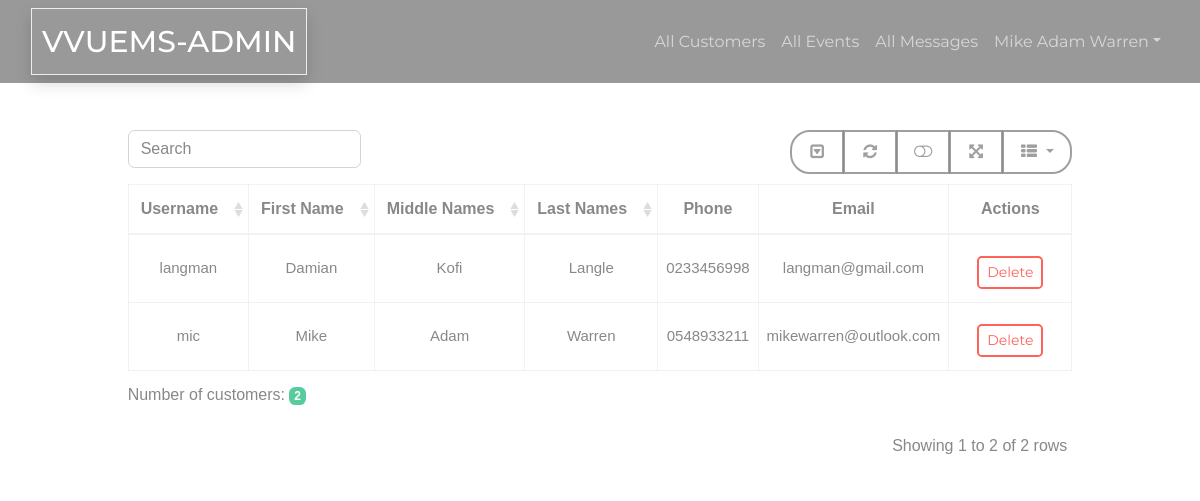
Page /admin_customers.php (signed in) on the committed database.
### tables this page shows
CREATE TABLE `customers` (
  `Username` varchar(10) NOT NULL,
  `Fname` varchar(11) NOT NULL,
  `Mname` varchar(11) NOT NULL,
  `Lname` varchar(11) NOT NULL,
  `Passwords` varchar(20) NOT NULL,
  `Phone` varchar(50) DEFAULT NULL,
  `Email` varchar(250) DEFAULT NULL
);

### require/admin_allCustomers.php (the view, shortened to what this page needs)
<thead style="font-size: 16px;">
    <tr>
        <th data-field="Username" data-filter-control="input" data-sortable="true">Username</th>
        <th data-field="Fname" data-filter-control="select" data-sortable="true">First Name</th>
        <th data-field="Mname" data-filter-control="select" data-sortable="true">Middle Names</th>
        <th data-field="Lname" data-filter-control="input" data-sortable="true">Last Names</th>
        <th>Phone</th>
        <th>Email</th>
        <th>Actions</th>
    </tr>
</thead>
<tbody style="font-size: 15px;">
        <?php
            $num = 0;
            require_once 'require/connectDB.php';
            $query = "SELECT * FROM customers";
            $check = mysqli_query($conn, $query);
            if (!$check) {
                die('Query failed'.mysqli_error());
            }else {
                if ($check-> num_rows > 0){
                    ?>
                    <?php while ($row = mysqli_fetch_assoc($check)): ?>
                    <tr class="p-1">
                            <td class="p-2"><?php echo $row["Username"];?></td>
                            <td class="p-2"><?php echo $row["Fname"];?></td>
                            <td class="p-2"><?php echo $row["Mname"];?></td>
                            <td class="p-2"><?php echo $row["Lname"];?></td>
                            <td class="p-2"><?php echo $row["Phone"];?></td>
                            <td class="p-2"><?php echo $row["Email"];?></td>
                            <td class="p-2">
                                <div class="col pt-2">
                                    <div class="btn-group btn-group-sm" role="group">
                                        <a href="admin_customers.php?admin_delete_customer=<?php echo $row["Username"];?>" class="btn btn-danger btn-md" style="margin: 5px">Delete</a>
                                    </div>
                                </div>
                            </td>
                    </tr>
                            <?php $num += 1;?>
                    <?php endwhile ?>
                    <?php
                    echo '<caption>Number of customers: <span class="badge badge-success">'.$num.'</span></caption>';
                }else{
                    echo '<div class="alert alert-info">No Records to Show</div>';
                }
            }
        ?>
</tbody>

### admin_customers.php (shortened to what this page needs)
<?php if (isset($_SESSION["id"])) {?>
<?php require_once 'require/header.php'; ?>
    <?php require_once 'require/admin_nav.php'; ob_start();?>
    <div class="container-fluid">
        <div class="row justify-content-center pt-12">
            <div class="col-auto">
                <div class="table-responsive text-center">
                    <table class="table table-hover table-md" data-toggle="table"
                                                                     data-search="true"
                                                                     data-filter-control="true"
                                                                     data-click-to-select="true"
                                                                     data-pagination="true"
                                                                     data-search-align="left"
                                                                     data-show-columns="true"
                                                                     data-show-toggle="true"
                                                                     data-show-refresh="true"
                                                                     data-show-fullscreen="true"
                                                                     data-show-pagination-switch="true"
                                                                     data-pagination-pre-text="previous"
                                                                     data-pagination-next-text="next"
                                                                     data-pagination-h-align="left"
                                                                     data-pagination-detail-h-align="right"
                                                                     data-page-list="[10,20,30,40,50,All]"
                                                                     data-toolbar="#toolbar">
                        <?php
                                require_once 'require/admin_allCustomers.php';
                        ?>
                    </table>
                </div>
            </div>
        </div>
    </div>
<?php require_once 'require/footer_links.php'; ?>
<?php
}else header("Location: admin_login.php");?>

### require/header.php (shortened to what this page needs)
<!DOCTYPE html>
<html>
<head>
    <link rel="stylesheet" href="assets/bootstrap/css/bootstrap.min.css">
    <link rel="stylesheet" href="assets/fonts/font-awesome.min.css">
    <link rel="stylesheet" href="assets/fonts/ionicons.min.css">
    <link rel="stylesheet" href="assets/css/Contact.css">
    <link rel="stylesheet" href="assets/css/bootstrap-table.css">
    <link rel="stylesheet" href="assets/css/bootstrap-editable.css">
    <link rel="stylesheet" href="assets/css/Customers.css">
    <link rel="stylesheet" href="assets/css/Messages.css">
    <link rel="stylesheet" href="assets/css/Features.css">
    <link rel="stylesheet" href="assets/css/Footer.css">
    <link rel="stylesheet" href="assets/css/animate.css">
    <link rel="stylesheet" href="assets/css/login.css">
    <link rel="stylesheet" href="assets/css/signup.css">
    <link rel="stylesheet" href="assets/css/main.css">
    <link rel="stylesheet" href="assets/css/aos.css">
    <link rel="stylesheet" href="assets/css/owl.carousel.css">
</head>
<body>

### require/admin_nav.php (shortened to what this page needs)
<nav class="navbar navbar-dark navbar-expand-md fixed-top" id="myNavbar">
        <div class="container-fluid"><a class="navbar-brand border rounded-0 shadow" href="#" data-bs-hover-animate="pulse" style="font-size: 30px;filter: hue-rotate(0deg);">VVUEMS-ADMIN</a>
            <div
                class="collapse navbar-collapse" id="navcol-1">
                <ul class="nav navbar-nav ml-auto">
                    <?php if ($_SERVER['SCRIPT_FILENAME'] == 'C:/xampp/htdocs/VVUEMS/admin_customers.php'): ?>
                        <li class="nav-item" role="presentation"><a class="nav-link active" href="admin_customers.php">All Customers</a></li>
                    <?php else: ?>
                        <li class="nav-item" role="presentation"><a class="nav-link" href="admin_customers.php">All Customers</a></li>
                    <?php endif ?>
                    <?php if ($_SERVER['SCRIPT_FILENAME'] == 'C:/xampp/htdocs/VVUEMS/admin_events.php'): ?>
                        <li class="nav-item" role="presentation"><a class="nav-link active" href="admin_events.php">All Events</a></li>
                    <?php else: ?>
                        <li class="nav-item" role="presentation"><a class="nav-link" href="admin_events.php">All Events</a></li>
                    <?php endif ?>
                    <?php if ($_SERVER['SCRIPT_FILENAME'] == 'C:/xampp/htdocs/VVUEMS/admin_contacts.php'): ?>
                        <li class="nav-item" role="presentation"><a class="nav-link active" href="admin_contacts.php">All Messages</a></li>
                    <?php else: ?>
                        <li class="nav-item" role="presentation"><a class="nav-link" href="admin_contacts.php">All Messages</a></li>
                    <?php endif ?>
                    <div class="dropdown">
                        <a href="#" class="nav-link nav-item dropdown-toggle" data-toggle="dropdown"><?php
                        $name = $_SESSION['fname']. " " . $_SESSION['mname']." ".$_SESSION['lname'];
                        echo $name;?></a>
                    </div>
                </ul>
        </div>
        </div>
    </nav>

### require/footer_links.php (shortened to what this page needs)
</body>
</html>

### assets/css/Customers.css (style rules this page uses)
span { font-style: inherit; font-weight: inherit; }

### assets/css/main.css (style rules this page uses)
html, body { font-family: Arial, Helvetica,-apple-system, BlinkMacSystemFont, 'Segoe UI', Roboto, Oxygen, Ubuntu, Cantarell, 'Open Sans', 'Helvetica Neue', sans-serif; }
body { background-color: white; }
.pt-12 { padding-top: 120px; }
h1, .h1, h2, .h2, h3, .h3, h4, .h4, h5, .h5, h6, .h6, p, .navbar, .brand, .btn-simple, a, .td-name, td { -moz-osx-font-smoothing: grayscale; -webkit-font-smoothing: antialiased; }
a { color: #2CA8FF; }
.btn { border-width: 2px; background-color: transparent; font-weight: 400; opacity: 0.8; filter: alpha(opacity=80); padding: 8px 16px; border-color: #888888; color: #888888; }
.btn-danger { border-color: #FF3B30; color: #FF3B30; }
*, *::before, *::after { box-sizing: border-box; }
a { color: #9c27b0; text-decoration: none; background-color: transparent; -webkit-text-decoration-skip: objects; }
* { -webkit-tap-highlight-color: rgba(255, 255, 255, 0); -webkit-tap-highlight-color: transparent; }
a { color: #9c27b0; }
a { text-decoration: none; background-color: transparent; -webkit-text-decoration-skip: objects; }
* { -webkit-tap-highlight-color: rgba(255,255,255,0); -webkit-tap-highlight-color: transparent; }
.btn { border-radius: 20px; }
.nav-link { font-size: 16px; }
.navbar-brand.border.rounded-0.shadow { padding: 10px; font-weight: 500; }
#myNavbar { background: rgba(0,0,0,0.4); }

### rows in the picture
customers: Username "langman", Fname "Damian", Mname "Kofi", Lname "Langle", Phone "0233456998", Email "langman@gmail.com"
customers: Username "mic", Fname "Mike", Mname "Adam", Lname "Warren", Phone "0548933211", Email "mikewarren@outlook.com"

### other values in the picture
$name "Mike Adam Warren"
$num "2"
